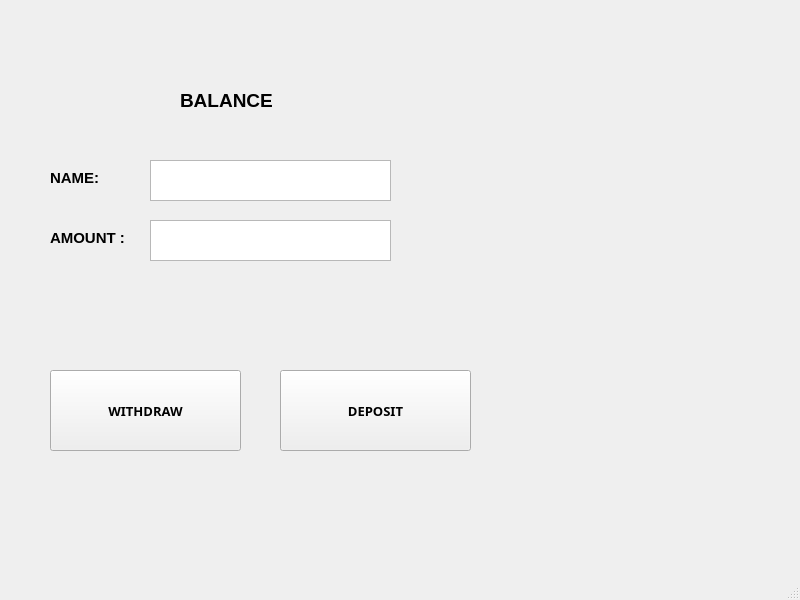
<?xml version="1.0" encoding="UTF-8"?>
<ui version="4.0">
 <class>MainWindow</class>
 <widget class="QMainWindow" name="MainWindow">
  <property name="geometry">
   <rect>
    <x>0</x>
    <y>0</y>
    <width>800</width>
    <height>600</height>
   </rect>
  </property>
  <property name="windowTitle">
   <string>MainWindow</string>
  </property>
  <widget class="QWidget" name="centralwidget">
   <widget class="QLabel" name="label_3">
    <property name="geometry">
     <rect>
      <x>180</x>
      <y>70</y>
      <width>201</width>
      <height>61</height>
     </rect>
    </property>
    <property name="font">
     <font>
      <pointsize>14</pointsize>
      <weight>75</weight>
      <bold>true</bold>
     </font>
    </property>
    <property name="text">
     <string>BALANCE</string>
    </property>
   </widget>
   <widget class="QLabel" name="label_4">
    <property name="geometry">
     <rect>
      <x>50</x>
      <y>230</y>
      <width>111</width>
      <height>16</height>
     </rect>
    </property>
    <property name="font">
     <font>
      <pointsize>11</pointsize>
      <weight>75</weight>
      <bold>true</bold>
     </font>
    </property>
    <property name="text">
     <string>AMOUNT :</string>
    </property>
   </widget>
   <widget class="QPushButton" name="pushButton">
    <property name="geometry">
     <rect>
      <x>50</x>
      <y>370</y>
      <width>191</width>
      <height>81</height>
     </rect>
    </property>
    <property name="font">
     <font>
      <family>Segoe Print</family>
      <pointsize>10</pointsize>
      <weight>75</weight>
      <bold>true</bold>
     </font>
    </property>
    <property name="text">
     <string>WITHDRAW</string>
    </property>
   </widget>
   <widget class="QPlainTextEdit" name="Edit">
    <property name="geometry">
     <rect>
      <x>150</x>
      <y>220</y>
      <width>241</width>
      <height>41</height>
     </rect>
    </property>
    <property name="font">
     <font>
      <family>MS Sans Serif</family>
      <pointsize>12</pointsize>
      <weight>75</weight>
      <italic>true</italic>
      <bold>true</bold>
     </font>
    </property>
   </widget>
   <widget class="QPushButton" name="pushButton_2">
    <property name="geometry">
     <rect>
      <x>280</x>
      <y>370</y>
      <width>191</width>
      <height>81</height>
     </rect>
    </property>
    <property name="font">
     <font>
      <family>Segoe Print</family>
      <pointsize>10</pointsize>
      <weight>75</weight>
      <bold>true</bold>
     </font>
    </property>
    <property name="text">
     <string>DEPOSIT</string>
    </property>
   </widget>
   <widget class="QLabel" name="label_5">
    <property name="geometry">
     <rect>
      <x>50</x>
      <y>170</y>
      <width>111</width>
      <height>16</height>
     </rect>
    </property>
    <property name="font">
     <font>
      <pointsize>11</pointsize>
      <weight>75</weight>
      <bold>true</bold>
     </font>
    </property>
    <property name="text">
     <string>NAME:</string>
    </property>
   </widget>
   <widget class="QPlainTextEdit" name="Edit_2">
    <property name="geometry">
     <rect>
      <x>150</x>
      <y>160</y>
      <width>241</width>
      <height>41</height>
     </rect>
    </property>
    <property name="font">
     <font>
      <family>MS Sans Serif</family>
      <pointsize>12</pointsize>
      <weight>75</weight>
      <italic>true</italic>
      <bold>true</bold>
     </font>
    </property>
   </widget>
  </widget>
  <widget class="QMenuBar" name="menubar">
   <property name="geometry">
    <rect>
     <x>0</x>
     <y>0</y>
     <width>800</width>
     <height>26</height>
    </rect>
   </property>
  </widget>
  <widget class="QStatusBar" name="statusbar"/>
 </widget>
 <resources/>
 <connections/>
</ui>
